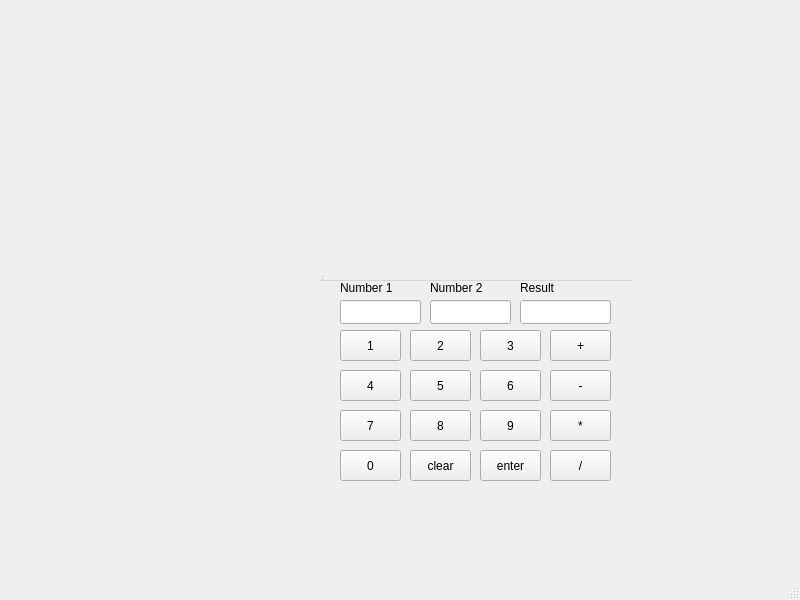
<?xml version="1.0" encoding="UTF-8"?>
<ui version="4.0">
 <class>MainWindow</class>
 <widget class="QMainWindow" name="MainWindow">
  <property name="geometry">
   <rect>
    <x>0</x>
    <y>0</y>
    <width>800</width>
    <height>600</height>
   </rect>
  </property>
  <property name="windowTitle">
   <string>MainWindow</string>
  </property>
  <widget class="QWidget" name="centralwidget">
   <widget class="QWidget" name="centralwidget_2" native="true">
    <property name="geometry">
     <rect>
      <x>320</x>
      <y>260</y>
      <width>311</width>
      <height>241</height>
     </rect>
    </property>
    <widget class="QPushButton" name="N1">
     <property name="geometry">
      <rect>
       <x>20</x>
       <y>70</y>
       <width>61</width>
       <height>31</height>
      </rect>
     </property>
     <property name="text">
      <string>1</string>
     </property>
    </widget>
    <widget class="QPushButton" name="N2">
     <property name="geometry">
      <rect>
       <x>90</x>
       <y>70</y>
       <width>61</width>
       <height>31</height>
      </rect>
     </property>
     <property name="text">
      <string>2</string>
     </property>
    </widget>
    <widget class="QPushButton" name="N3">
     <property name="geometry">
      <rect>
       <x>160</x>
       <y>70</y>
       <width>61</width>
       <height>31</height>
      </rect>
     </property>
     <property name="text">
      <string>3</string>
     </property>
    </widget>
    <widget class="QPushButton" name="N4">
     <property name="geometry">
      <rect>
       <x>20</x>
       <y>110</y>
       <width>61</width>
       <height>31</height>
      </rect>
     </property>
     <property name="text">
      <string>4</string>
     </property>
    </widget>
    <widget class="QPushButton" name="N5">
     <property name="geometry">
      <rect>
       <x>90</x>
       <y>110</y>
       <width>61</width>
       <height>31</height>
      </rect>
     </property>
     <property name="text">
      <string>5</string>
     </property>
    </widget>
    <widget class="QPushButton" name="N6">
     <property name="geometry">
      <rect>
       <x>160</x>
       <y>110</y>
       <width>61</width>
       <height>31</height>
      </rect>
     </property>
     <property name="text">
      <string>6</string>
     </property>
    </widget>
    <widget class="QPushButton" name="N7">
     <property name="geometry">
      <rect>
       <x>20</x>
       <y>150</y>
       <width>61</width>
       <height>31</height>
      </rect>
     </property>
     <property name="text">
      <string>7</string>
     </property>
    </widget>
    <widget class="QPushButton" name="N8">
     <property name="geometry">
      <rect>
       <x>90</x>
       <y>150</y>
       <width>61</width>
       <height>31</height>
      </rect>
     </property>
     <property name="text">
      <string>8</string>
     </property>
    </widget>
    <widget class="QPushButton" name="N9">
     <property name="geometry">
      <rect>
       <x>160</x>
       <y>150</y>
       <width>61</width>
       <height>31</height>
      </rect>
     </property>
     <property name="text">
      <string>9</string>
     </property>
    </widget>
    <widget class="QPushButton" name="N0">
     <property name="geometry">
      <rect>
       <x>20</x>
       <y>190</y>
       <width>61</width>
       <height>31</height>
      </rect>
     </property>
     <property name="text">
      <string>0</string>
     </property>
    </widget>
    <widget class="QPushButton" name="clear">
     <property name="geometry">
      <rect>
       <x>90</x>
       <y>190</y>
       <width>61</width>
       <height>31</height>
      </rect>
     </property>
     <property name="text">
      <string>clear</string>
     </property>
    </widget>
    <widget class="QPushButton" name="enter">
     <property name="geometry">
      <rect>
       <x>160</x>
       <y>190</y>
       <width>61</width>
       <height>31</height>
      </rect>
     </property>
     <property name="text">
      <string>enter</string>
     </property>
    </widget>
    <widget class="QPushButton" name="add">
     <property name="geometry">
      <rect>
       <x>230</x>
       <y>70</y>
       <width>61</width>
       <height>31</height>
      </rect>
     </property>
     <property name="text">
      <string>+</string>
     </property>
    </widget>
    <widget class="QPushButton" name="sub">
     <property name="geometry">
      <rect>
       <x>230</x>
       <y>110</y>
       <width>61</width>
       <height>31</height>
      </rect>
     </property>
     <property name="text">
      <string>-</string>
     </property>
    </widget>
    <widget class="QPushButton" name="mul">
     <property name="geometry">
      <rect>
       <x>230</x>
       <y>150</y>
       <width>61</width>
       <height>31</height>
      </rect>
     </property>
     <property name="text">
      <string>*</string>
     </property>
    </widget>
    <widget class="QPushButton" name="div">
     <property name="geometry">
      <rect>
       <x>230</x>
       <y>190</y>
       <width>61</width>
       <height>31</height>
      </rect>
     </property>
     <property name="text">
      <string>/</string>
     </property>
    </widget>
    <widget class="QLineEdit" name="num1">
     <property name="geometry">
      <rect>
       <x>20</x>
       <y>40</y>
       <width>81</width>
       <height>24</height>
      </rect>
     </property>
    </widget>
    <widget class="QLineEdit" name="num2">
     <property name="geometry">
      <rect>
       <x>110</x>
       <y>40</y>
       <width>81</width>
       <height>24</height>
      </rect>
     </property>
    </widget>
    <widget class="QLineEdit" name="result">
     <property name="geometry">
      <rect>
       <x>200</x>
       <y>40</y>
       <width>91</width>
       <height>24</height>
      </rect>
     </property>
    </widget>
    <widget class="QLabel" name="label">
     <property name="geometry">
      <rect>
       <x>20</x>
       <y>20</y>
       <width>61</width>
       <height>16</height>
      </rect>
     </property>
     <property name="text">
      <string>Number 1</string>
     </property>
    </widget>
    <widget class="QLabel" name="label_2">
     <property name="geometry">
      <rect>
       <x>110</x>
       <y>20</y>
       <width>61</width>
       <height>16</height>
      </rect>
     </property>
     <property name="text">
      <string>Number 2</string>
     </property>
    </widget>
    <widget class="QLabel" name="label_3">
     <property name="geometry">
      <rect>
       <x>200</x>
       <y>20</y>
       <width>49</width>
       <height>16</height>
      </rect>
     </property>
     <property name="text">
      <string>Result</string>
     </property>
    </widget>
   </widget>
   <widget class="QMenuBar" name="menubar_2">
    <property name="geometry">
     <rect>
      <x>320</x>
      <y>260</y>
      <width>312</width>
      <height>21</height>
     </rect>
    </property>
   </widget>
   <widget class="QStatusBar" name="statusbar_2">
    <property name="geometry">
     <rect>
      <x>320</x>
      <y>260</y>
      <width>3</width>
      <height>22</height>
     </rect>
    </property>
   </widget>
  </widget>
  <widget class="QMenuBar" name="menubar">
   <property name="geometry">
    <rect>
     <x>0</x>
     <y>0</y>
     <width>800</width>
     <height>21</height>
    </rect>
   </property>
  </widget>
  <widget class="QStatusBar" name="statusbar"/>
 </widget>
 <resources/>
 <connections/>
</ui>
